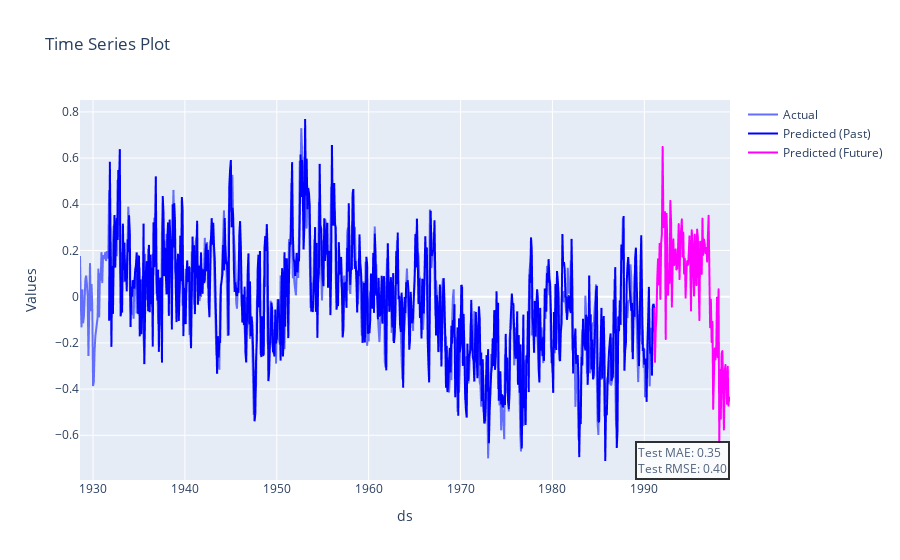

Notebook code cell kept with this figure:
### Code cell
import plotly.graph_objects as go
from plotly_resampler import FigureResampler

def plot_time_series_for_each_id(df, forecast, test_metrics):
    """Plots time series data for each ID or a single plot if no ID column."""

    if 'ID' in df.columns:
        unique_ids = df['ID'].unique()
        for id_value in unique_ids:
            plot_time_series(forecast[forecast['ID'] == id_value].reset_index(drop=True), id_value, test_metrics)
    else:
        plot_time_series(forecast, None, test_metrics)

def plot_time_series(forecast_data, id_value=None, test_metrics=None):
    """Plots time series data for a single ID or full dataset."""

    future_start_index = forecast_data['y'].last_valid_index() + 1

    fig = go.Figure()
    fig.add_trace(go.Scattergl(x=forecast_data['ds'], y=forecast_data['y'], mode='lines', name='Actual'))
    fig.add_trace(go.Scattergl(x=forecast_data['ds'][:future_start_index+1], y=forecast_data['yhat_final'][:future_start_index+1],
                                mode='lines', name='Predicted (Past)', line=dict(color='blue')))
    fig.add_trace(go.Scattergl(x=forecast_data['ds'][future_start_index:], y=forecast_data['yhat_final'][future_start_index:],
                                mode='lines', name='Predicted (Future)', line=dict(color='#FF00FF')))

    mae = test_metrics['MAE_val'][0]
    rmse = test_metrics['RMSE_val'][0]
    fig.add_annotation(text=f'Test MAE: {mae:.2f}<br>Test RMSE: {rmse:.2f}',
                        xref='paper', yref='paper',
                        x=1, y=0, showarrow=False, font=dict(size=12),
                        align="left", bordercolor="black", borderwidth=2,
                        bgcolor="white", opacity=0.8)

    title = f'Time Series Plot for ID: {id_value}' if id_value else 'Time Series Plot'
    fig.update_layout(title=title, xaxis_title='ds', yaxis_title='Values')
    # Use Plotly Resampler to optimize rendering
    fig = FigureResampler(fig).show()

# Call the function with your DataFrame, forecast DataFrame, and test metrics
plot_time_series_for_each_id(df_train, forecast, test_metrics)

### Figure 1 — Plotly figure (JSON) as saved in the notebook; plotly's stock layout.template omitted (floating-point values rounded to 4 significant figures; data arrays with more than 128 entries replaced by an {"elided": "..."} marker saying what was removed)
{"data": [{"mode": "lines", "name": "Actual", "type": "scattergl", "uid": "b651c18f-569f-45f8-9427-e2690cff6977", "x": {"elided": "850 str values"}, "y": {"elided": "850 float values"}}, {"line": {"color": "blue"}, "mode": "lines", "name": "Predicted (Past)", "type": "scattergl", "uid": "737c62d5-4bc6-4006-893c-a2a3fbe54643", "x": {"elided": "751 str values"}, "y": {"elided": "751 float values"}}, {"line": {"color": "#FF00FF"}, "mode": "lines", "name": "Predicted (Future)", "type": "scattergl", "uid": "923af270-7aca-418d-a822-a3c1f1a68898", "x": ["1991-01-31T00:00:00", "1991-02-28T00:00:00", "1991-03-31T00:00:00", "1991-04-30T00:00:00", "1991-05-31T00:00:00", "1991-06-30T00:00:00", "1991-07-31T00:00:00", "1991-08-31T00:00:00", "1991-09-30T00:00:00", "1991-10-31T00:00:00", "1991-11-30T00:00:00", "1991-12-31T00:00:00", "1992-01-31T00:00:00", "1992-02-29T00:00:00", "1992-03-31T00:00:00", "1992-04-30T00:00:00", "1992-05-31T00:00:00", "1992-06-30T00:00:00", "1992-07-31T00:00:00", "1992-08-31T00:00:00", "1992-09-30T00:00:00", "1992-10-31T00:00:00", "1992-11-30T00:00:00", "1992-12-31T00:00:00", "1993-01-31T00:00:00", "1993-02-28T00:00:00", "1993-03-31T00:00:00", "1993-04-30T00:00:00", "1993-05-31T00:00:00", "1993-06-30T00:00:00", "1993-07-31T00:00:00", "1993-08-31T00:00:00", "1993-09-30T00:00:00", "1993-10-31T00:00:00", "1993-11-30T00:00:00", "1993-12-31T00:00:00", "1994-01-31T00:00:00", "1994-02-28T00:00:00", "1994-03-31T00:00:00", "1994-04-30T00:00:00", "1994-05-31T00:00:00", "1994-06-30T00:00:00", "1994-07-31T00:00:00", "1994-08-31T00:00:00", "1994-09-30T00:00:00", "1994-10-31T00:00:00", "1994-11-30T00:00:00", "1994-12-31T00:00:00", "1995-01-31T00:00:00", "1995-02-28T00:00:00", "1995-03-31T00:00:00", "1995-04-30T00:00:00", "1995-05-31T00:00:00", "1995-06-30T00:00:00", "1995-07-31T00:00:00", "1995-08-31T00:00:00", "1995-09-30T00:00:00", "1995-10-31T00:00:00", "1995-11-30T00:00:00", "1995-12-31T00:00:00", "1996-01-31T00:00:00", "1996-02-29T00:00:00", "1996-03-31T00:00:00", "1996-04-30T00:00:00", "1996-05-31T00:00:00", "1996-06-30T00:00:00", "1996-07-31T00:00:00", "1996-08-31T00:00:00", "1996-09-30T00:00:00", "1996-10-31T00:00:00", "1996-11-30T00:00:00", "1996-12-31T00:00:00", "1997-01-31T00:00:00", "1997-02-28T00:00:00", "1997-03-31T00:00:00", "1997-04-30T00:00:00", "1997-05-31T00:00:00", "1997-06-30T00:00:00", "1997-07-31T00:00:00", "1997-08-31T00:00:00", "1997-09-30T00:00:00", "1997-10-31T00:00:00", "1997-11-30T00:00:00", "1997-12-31T00:00:00", "1998-01-31T00:00:00", "1998-02-28T00:00:00", "1998-03-31T00:00:00", "1998-04-30T00:00:00", "1998-05-31T00:00:00", "1998-06-30T00:00:00", "1998-07-31T00:00:00", "1998-08-31T00:00:00", "1998-09-30T00:00:00", "1998-10-31T00:00:00", "1998-11-30T00:00:00", "1998-12-31T00:00:00", "1999-01-31T00:00:00", "1999-02-28T00:00:00", "1999-03-31T00:00:00", "1999-04-30T00:00:00"], "y": [-0.0509, -0.2821, -0.1413, -0.08391, 0.08132, 0.1619, 0.05313, 0.2288, -0.00968, 0.2322, 0.2697, 0.6482, 0.3008, 0.3037, 0.366, -0.183, 0.3589, 0.2481, 0.008196, 0.1112, 0.05997, 0.4151, 0.3195, -0.04313, 0.1472, 0.2485, 0.1371, 0.1643, 0.2049, 0.1176, 0.1226, 0.199, 0.3141, 0.07633, 0.2272, 0.2859, 0.3348, 0.1738, 0.2772, 0.09958, 0.1641, -0.004396, 0.09995, 0.1538, 0.1377, 0.1791, 0.2611, 0.1672, -0.05954, 0.2878, 0.24, 0.08984, 0.004897, 0.2686, 0.1447, 0.04987, 0.2904, 0.256, 0.06576, -0.1012, 0.2379, 0.1514, 0.09867, 0.3379, 0.181, 0.2475, 0.2249, 0.1888, 0.2105, 0.1522, 0.2555, 0.3504, 0.09816, -0.1325, -0.01313, -0.196, -0.1087, -0.4859, -0.3393, -0.224, -0.2713, -0.2203, -0.004163, -0.2624, 0.03206, -0.6283, -0.317, -0.5282, -0.2459, -0.2356, -0.4093, -0.5747, -0.3231, -0.2956, -0.3765, -0.4636, -0.3034, -0.4718, -0.4366, -0.4507]}], "layout": {"annotations": [{"align": "left", "bgcolor": "white", "bordercolor": "black", "borderwidth": 2, "font": {"size": 12}, "opacity": 0.8, "showarrow": false, "text": "Test MAE: 0.35<br>Test RMSE: 0.40", "x": 1, "xref": "paper", "y": 0, "yref": "paper"}], "title": {"text": "Time Series Plot"}, "xaxis": {"title": {"text": "ds"}}, "yaxis": {"title": {"text": "Values"}}}}
